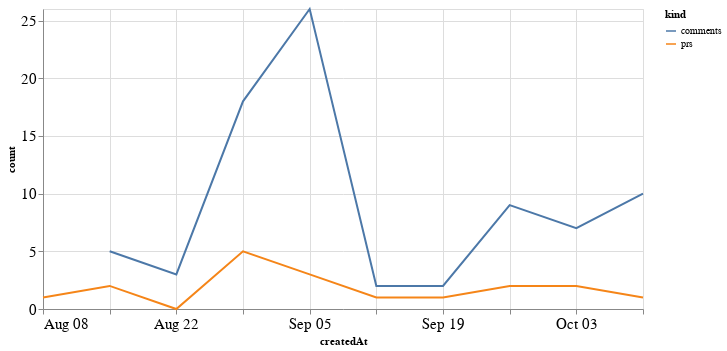

Source (notebook cell):
### Code cell
alt.Chart(total_time, width=600).mark_line().encode(
    x='createdAt',
    y='count',
    color='kind'
)

### Figure 1 — Vega-Lite specification as saved in the notebook (floating-point values rounded to 4 significant figures)
{"config": {"axisLeft": {"labelFontSize": 15}, "axisBottom": {"labelFontSize": 15}}, "data": {"name": "data-224d3bc531f23d2b15ee11dd2c13ff64"}, "mark": "line", "encoding": {"color": {"type": "nominal", "field": "kind"}, "x": {"type": "temporal", "field": "createdAt"}, "y": {"type": "quantitative", "field": "count"}}, "width": 600, "$schema": "https://vega.github.io/schema/vega-lite/v4.8.1.json", "datasets": {"data-224d3bc531f23d2b15ee11dd2c13ff64": [{"createdAt": "2021-08-08T00:00:00", "kind": "prs", "count": 1.0}, {"createdAt": "2021-08-15T00:00:00", "kind": "prs", "count": 2.0}, {"createdAt": "2021-08-22T00:00:00", "kind": "prs", "count": 0.0}, {"createdAt": "2021-08-29T00:00:00", "kind": "prs", "count": 5.0}, {"createdAt": "2021-09-05T00:00:00", "kind": "prs", "count": 3.0}, {"createdAt": "2021-09-12T00:00:00", "kind": "prs", "count": 1.0}, {"createdAt": "2021-09-19T00:00:00", "kind": "prs", "count": 1.0}, {"createdAt": "2021-09-26T00:00:00", "kind": "prs", "count": 2.0}, {"createdAt": "2021-10-03T00:00:00", "kind": "prs", "count": 2.0}, {"createdAt": "2021-10-10T00:00:00", "kind": "prs", "count": 1.0}, {"createdAt": "2021-08-08T00:00:00", "kind": "comments", "count": null}, {"createdAt": "2021-08-15T00:00:00", "kind": "comments", "count": 5.0}, {"createdAt": "2021-08-22T00:00:00", "kind": "comments", "count": 3.0}, {"createdAt": "2021-08-29T00:00:00", "kind": "comments", "count": 18.0}, {"createdAt": "2021-09-05T00:00:00", "kind": "comments", "count": 26.0}, {"createdAt": "2021-09-12T00:00:00", "kind": "comments", "count": 2.0}, {"createdAt": "2021-09-19T00:00:00", "kind": "comments", "count": 2.0}, {"createdAt": "2021-09-26T00:00:00", "kind": "comments", "count": 9.0}, {"createdAt": "2021-10-03T00:00:00", "kind": "comments", "count": 7.0}, {"createdAt": "2021-10-10T00:00:00", "kind": "comments", "count": 10.0}]}}
